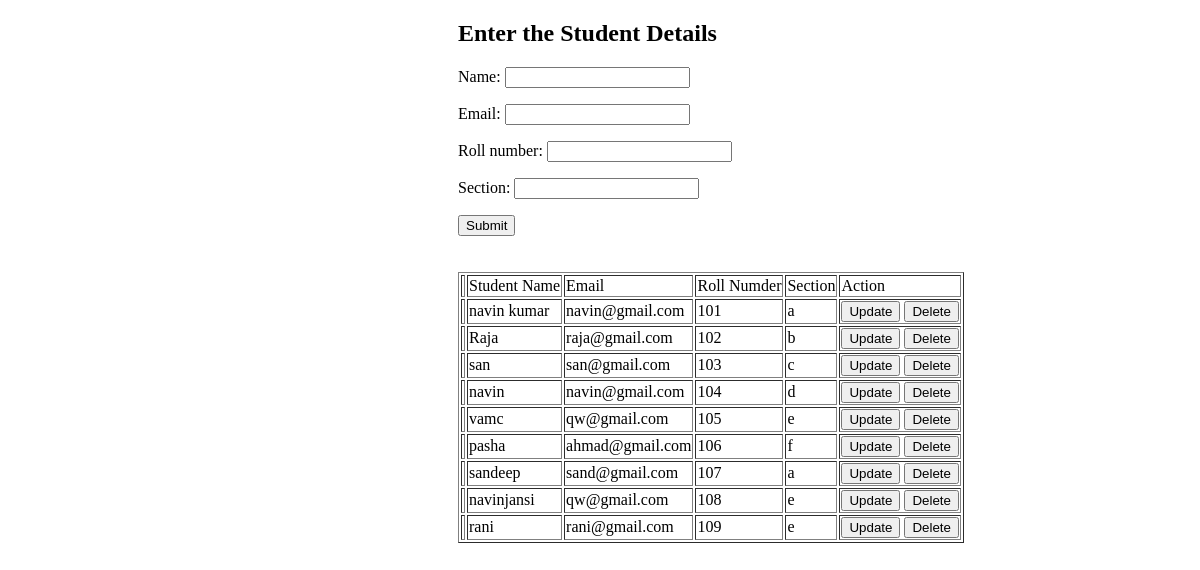
Before: / with the older database file.
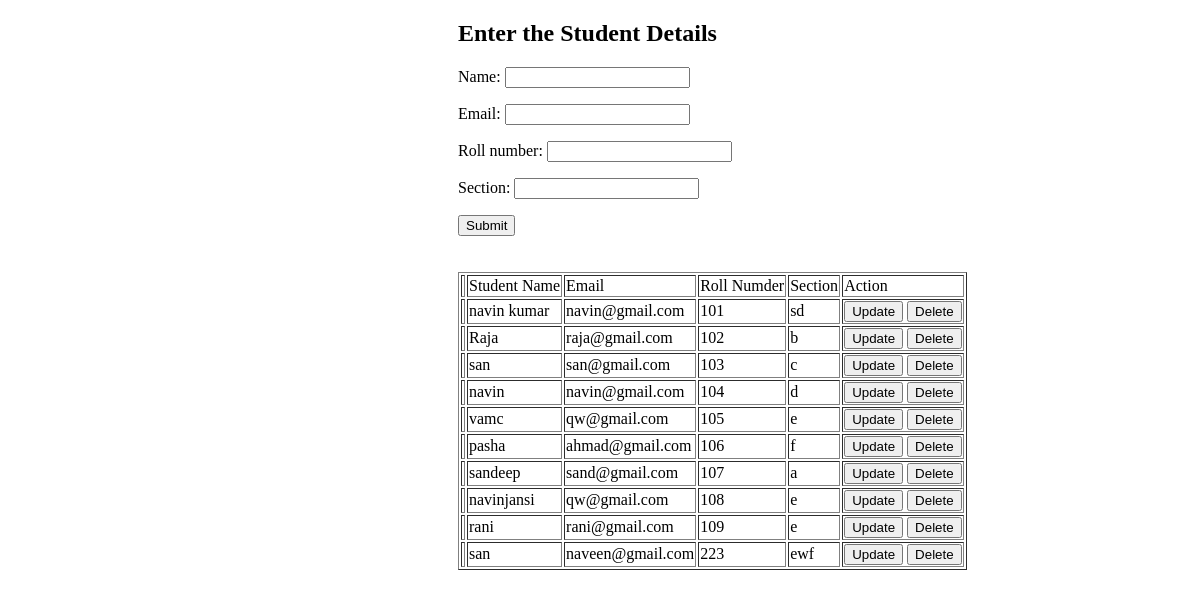
After: the same page with the newer database file.
### formsapp/models.py (models this page shows, shortened)
class Student(models.Model): # the name of class represent table name in database
    name = models.CharField(max_length=255)
    email = models.EmailField()
    roll_number = models.IntegerField()
    section = models.CharField(max_length=200)

### formsapp/views.py (the view)
# urls.py: path('',home,name='home'),
def home(request):
    fm=''
    if request.method == 'POST':
        fm = StudentForm(request.POST)
        if fm.is_valid():
            fm.save()
            return redirect('home')
    else:
        fm = StudentForm()
        data = Student.objects.all()
    return render(request,'home.html',{'fm':fm,'data':data})

### formsapp/forms.py
class StudentForm(ModelForm):
    class Meta:
        model = Student
        fields = "__all__"

### formsapp/templates/home.html (shortened to what this page needs)
<!DOCTYPE html>
<html lang="en">
<head>
</head>
<body>
<div style="margin-left:450px">
<h2>Enter the Student Details</h2>
<form action="" method="POST">
    {{fm.as_p}}
    <button type="submit">Submit</button>
</form>
<br>
<br>
 <table border="1">
        <th>
            <td>Student Name</td>
            <td>Email</td>
            <td>Roll Numder</td>
            <td>Section</td>
            <td>Action</td>
        </th>
        {% for i in data %}
        <tr><td></td>
            <td>{{i.name}}</td>
            <td>{{i.email}}</td>
            <td>{{i.roll_number}}</td>
            <td>{{i.section}}</td>
            <td><a href="{% url 'edit' i.id %}"><button>Update</button></a>
                <a href="{% url 'delete' i.id %}"><button>Delete</button></a></td>
        </tr>
        {% endfor %}
    </table>
  </div>
</body>
</html>

Changed rows visible on the page:
changed Student "navin kumar": section "a" → "sd"
added Student: name "san", email "naveen@gmail.com", roll_number "223", section "ewf"
